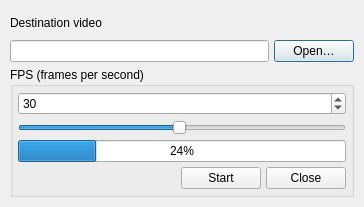
<?xml version="1.0" encoding="UTF-8"?>
<ui version="4.0">
 <class>TourCaptureDialog</class>
 <widget class="QDialog" name="TourCaptureDialog">
  <property name="geometry">
   <rect>
    <x>0</x>
    <y>0</y>
    <width>364</width>
    <height>207</height>
   </rect>
  </property>
  <property name="sizePolicy">
   <sizepolicy hsizetype="Preferred" vsizetype="Preferred">
    <horstretch>0</horstretch>
    <verstretch>0</verstretch>
   </sizepolicy>
  </property>
  <property name="windowTitle">
   <string>Movie Recording</string>
  </property>
  <layout class="QVBoxLayout" name="verticalLayout_2">
   <property name="spacing">
    <number>5</number>
   </property>
   <property name="leftMargin">
    <number>5</number>
   </property>
   <property name="topMargin">
    <number>5</number>
   </property>
   <property name="rightMargin">
    <number>5</number>
   </property>
   <property name="bottomMargin">
    <number>5</number>
   </property>
   <item>
    <layout class="QVBoxLayout" name="verticalLayout">
     <property name="spacing">
      <number>5</number>
     </property>
     <property name="leftMargin">
      <number>5</number>
     </property>
     <property name="topMargin">
      <number>5</number>
     </property>
     <property name="rightMargin">
      <number>5</number>
     </property>
     <property name="bottomMargin">
      <number>5</number>
     </property>
     <item>
      <widget class="QLabel" name="label">
       <property name="font">
        <font>
         <pointsize>9</pointsize>
         <weight>50</weight>
         <bold>false</bold>
        </font>
       </property>
       <property name="text">
        <string>Destination video</string>
       </property>
      </widget>
     </item>
     <item>
      <layout class="QHBoxLayout" name="horisontalLayout">
       <item>
        <widget class="QLineEdit" name="destinationEdit">
         <property name="readOnly">
          <bool>true</bool>
         </property>
        </widget>
       </item>
       <item>
        <widget class="QPushButton" name="openButton">
         <property name="text">
          <string>Open…</string>
         </property>
        </widget>
       </item>
      </layout>
     </item>
     <item>
      <widget class="QGroupBox" name="groupBox">
       <property name="font">
        <font>
         <pointsize>9</pointsize>
         <weight>50</weight>
         <bold>false</bold>
        </font>
       </property>
       <property name="title">
        <string>FPS (frames per second)</string>
       </property>
       <layout class="QVBoxLayout" name="verticalLayout_3">
        <property name="spacing">
         <number>5</number>
        </property>
        <property name="leftMargin">
         <number>5</number>
        </property>
        <property name="topMargin">
         <number>5</number>
        </property>
        <property name="rightMargin">
         <number>5</number>
        </property>
        <property name="bottomMargin">
         <number>5</number>
        </property>
        <item>
         <widget class="QSpinBox" name="fpsSpin">
          <property name="minimum">
           <number>1</number>
          </property>
          <property name="maximum">
           <number>60</number>
          </property>
          <property name="value">
           <number>30</number>
          </property>
         </widget>
        </item>
        <item>
         <widget class="QSlider" name="fpsSlider">
          <property name="minimum">
           <number>1</number>
          </property>
          <property name="maximum">
           <number>60</number>
          </property>
          <property name="value">
           <number>30</number>
          </property>
          <property name="orientation">
           <enum>Qt::Horizontal</enum>
          </property>
         </widget>
        </item>
        <item>
         <widget class="QProgressBar" name="progressBar">
          <property name="value">
           <number>24</number>
          </property>
         </widget>
        </item>
        <item>
         <layout class="QHBoxLayout" name="horizontalLayout">
          <property name="sizeConstraint">
           <enum>QLayout::SetDefaultConstraint</enum>
          </property>
         </layout>
        </item>
        <item>
         <layout class="QHBoxLayout" name="horizontalLayout_2">
          <item>
           <widget class="QLabel" name="rate">
            <property name="minimumSize">
             <size>
              <width>120</width>
              <height>0</height>
             </size>
            </property>
            <property name="text">
             <string/>
            </property>
           </widget>
          </item>
          <item>
           <spacer name="horizontalSpacer">
            <property name="orientation">
             <enum>Qt::Horizontal</enum>
            </property>
            <property name="sizeHint" stdset="0">
             <size>
              <width>40</width>
              <height>20</height>
             </size>
            </property>
           </spacer>
          </item>
          <item>
           <widget class="QPushButton" name="startButton">
            <property name="text">
             <string>Start</string>
            </property>
           </widget>
          </item>
          <item>
           <widget class="QPushButton" name="closeButton">
            <property name="text">
             <string>Close</string>
            </property>
           </widget>
          </item>
         </layout>
        </item>
       </layout>
      </widget>
     </item>
    </layout>
   </item>
  </layout>
 </widget>
 <tabstops>
  <tabstop>openButton</tabstop>
  <tabstop>destinationEdit</tabstop>
 </tabstops>
 <resources/>
 <connections/>
</ui>
